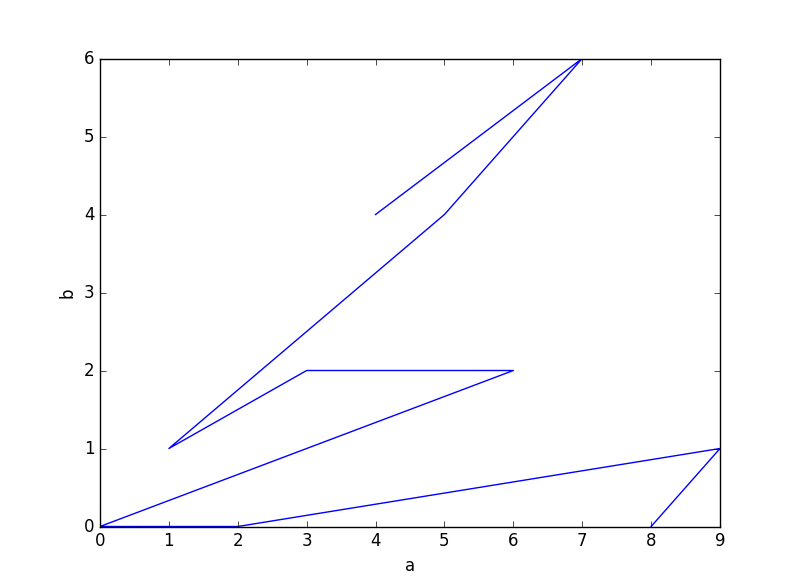

The script that drew this image:
import random,matplotlib.pyplot as plt
dataSet=[[0,1,2,3,4,5,6,7,8,9,'a'],
	 [10,11,12,13,14,15,16,17,18,19,'b'],
	 [20,21,22,23,24,25,26,27,28,29,'c'],
	 [30,31,32,33,34,35,36,37,38,39,'d'],
         [40,41,42,43,44,45,46,47,48,49,'a'],
         [50,51,52,53,54,55,56,57,58,59,'b'],
         [60,61,62,63,64,65,66,67,68,69,'c'],
         [70,71,72,73,74,75,76,77,78,79,'d'],
         [80,81,82,83,84,85,86,87,88,89,'a'],
         [90,91,92,93,94,95,96,97,98,99,'b']]
 
def splitData(dataSet,axis,value):
        leftDataSet = []
	for featVec in dataSet:
		if featVec[axis] != value:
			reduceFeatVec = featVec[:axis]
                        reduceFeatVec.extend(featVec[axis+1:])
                        leftDataSet.append(reduceFeatVec)
        return leftDataSet
def recurse(dataSet,n):
	a = []
	b=[]
	c=[]
	while n >= 0 :
		axis = random.randint(0,n)
		value = dataSet[0][axis]
		c.append(value)
		a.append(value%10)
		temResult = splitData(dataSet,axis,value)
		dataSet = temResult
		b.append(axis)
		n -= 1
	return b,c,a
result = recurse(dataSet,9)
print result
plt.plot(result[2],result[0])
plt.xlabel('a')
plt.ylabel('b')
plt.show()
